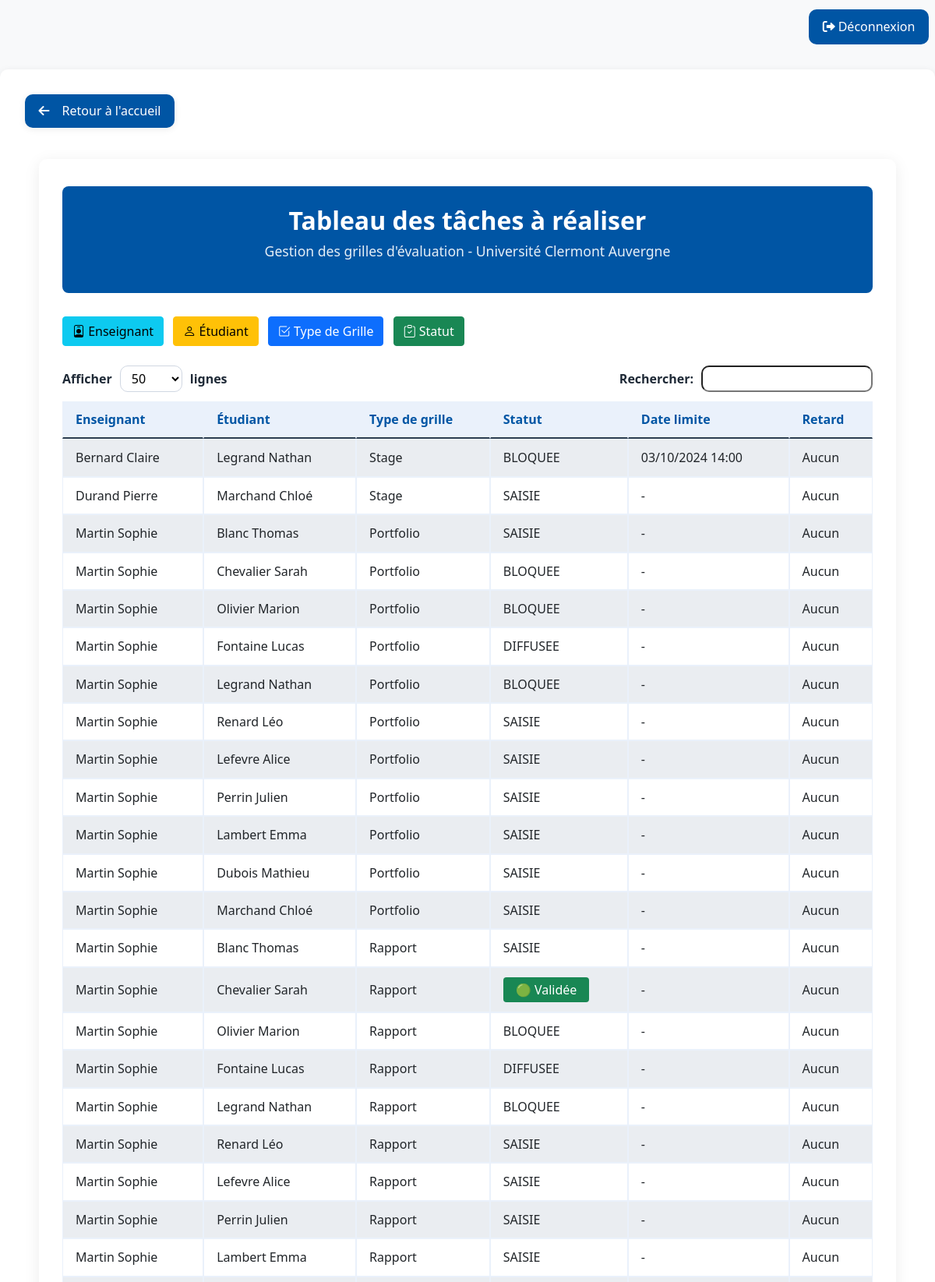
Page /soutenances/index.php?action=taches (signed in, upper part) on the committed database.
### tables this page shows
CREATE TABLE `evalportfolio` (
  `IdEvalPortfolio` smallint(6) NOT NULL,
  `note` float DEFAULT NULL CHECK (`note` >= 0),
  `commentaireJury` varchar(500) DEFAULT NULL,
  `anneeDebut` smallint(6) NOT NULL,
  `IdModeleEval` smallint(6) NOT NULL,
  `IdEtudiant` smallint(6) NOT NULL,
  `Statut` varchar(15) NOT NULL
);

CREATE TABLE `evalrapport` (
  `IdEvalRapport` smallint(6) NOT NULL,
  `note` float DEFAULT NULL CHECK (`note` >= 0),
  `commentaireJury` varchar(200) DEFAULT NULL,
  `Statut` varchar(15) NOT NULL,
  `anneeDebut` smallint(6) NOT NULL,
  `IdModeleEval` smallint(6) NOT NULL,
  `IdEtudiant` smallint(6) NOT NULL
);

CREATE TABLE `evalstage` (
  `IdEvalStage` smallint(6) NOT NULL,
  `note` float DEFAULT NULL,
  `commentaireJury` varchar(200) DEFAULT NULL,
  `presenceMaitreStageApp` tinyint(1) DEFAULT NULL,
  `confidentiel` tinyint(1) DEFAULT NULL,
  `date_h` datetime DEFAULT NULL,
  `IdEnseignantTuteur` smallint(6) NOT NULL,
  `Statut` varchar(15) NOT NULL,
  `IdSecondEnseignant` smallint(6) DEFAULT NULL,
  `anneeDebut` smallint(6) NOT NULL,
  `IdModeleEval` smallint(6) NOT NULL,
  `IdEtudiant` smallint(6) NOT NULL,
  `IdSalle` varchar(10) DEFAULT NULL
);

### soutenances/controllers/TachesController.php (called while the page is built)
<?php
function taches_index($pdo) {
    $taches = [];
    $sqlPortfolio = "SELECT ep.IdEvalPortfolio AS id, 'Portfolio' AS type_grille, CONCAT_WS(' ', s.nom, s.prenom) AS etudiant, CONCAT_WS(' ', e.nom, e.prenom) AS enseignant, ep.Statut AS statut, NULL AS date_limite, 'Aucun' AS retard, ep.anneeDebut AS annee
        FROM evalportfolio ep
        JOIN etudiantsbut2ou3 s ON ep.IdEtudiant = s.IdEtudiant
        LEFT JOIN enseignants e ON e.IdEnseignant = 1";
    foreach ($pdo->query($sqlPortfolio) as $row) { $taches[] = $row; }
    $sqlRapport = "SELECT er.IdEvalRapport AS id, 'Rapport' AS type_grille, CONCAT_WS(' ', s.nom, s.prenom) AS etudiant, CONCAT_WS(' ', e.nom, e.prenom) AS enseignant, er.Statut AS statut, NULL AS date_limite, 'Aucun' AS retard, er.anneeDebut AS annee
        FROM evalrapport er
        JOIN etudiantsbut2ou3 s ON er.IdEtudiant = s.IdEtudiant
        LEFT JOIN enseignants e ON e.IdEnseignant = 1";
    foreach ($pdo->query($sqlRapport) as $row) { $taches[] = $row; }
    $sqlAnglais = "SELECT ea.IdEvalAnglais AS id, 'Anglais' AS type_grille, CONCAT_WS(' ', s.nom, s.prenom) AS etudiant, CONCAT_WS(' ', e.nom, e.prenom) AS enseignant, ea.Statut AS statut, ea.dateS AS date_limite, 'Aucun' AS retard, ea.anneeDebut AS annee
        FROM evalanglais ea
        JOIN etudiantsbut2ou3 s ON ea.IdEtudiant = s.IdEtudiant
        LEFT JOIN enseignants e ON ea.IdEnseignant = e.IdEnseignant";
    foreach ($pdo->query($sqlAnglais) as $row) { $taches[] = $row; }
    $sqlSoutenance = "SELECT es.IdEvalSoutenance AS id, 'Soutenance' AS type_grille, CONCAT_WS(' ', s.nom, s.prenom) AS etudiant, CONCAT_WS(' ', e.nom, e.prenom) AS enseignant, es.Statut AS statut, NULL AS date_limite, 'Aucun' AS retard, es.anneeDebut AS annee
        FROM evalsoutenance es
        JOIN etudiantsbut2ou3 s ON es.IdEtudiant = s.IdEtudiant
        LEFT JOIN enseignants e ON e.IdEnseignant = 1";
    foreach ($pdo->query($sqlSoutenance) as $row) { $taches[] = $row; }
    $sqlStage = "SELECT es.IdEvalStage AS id, 'Stage' AS type_grille, CONCAT_WS(' ', s.nom, s.prenom) AS etudiant, CONCAT_WS(' ', e.nom, e.prenom) AS enseignant, es.Statut AS statut, es.date_h AS date_limite, 'Aucun' AS retard, es.anneeDebut AS annee
        FROM evalstage es
        JOIN etudiantsbut2ou3 s ON es.IdEtudiant = s.IdEtudiant
        LEFT JOIN enseignants e ON es.IdEnseignantTuteur = e.IdEnseignant";
    foreach ($pdo->query($sqlStage) as $row) { $taches[] = $row; }
    require_once __DIR__ . '/../views/taches/list.php';
}

### soutenances/views/taches/list.php (the view, shortened to what this page needs)
<!DOCTYPE html>
<html lang="fr">
<head>
    <link href="https://cdn.jsdelivr.net/npm/bootstrap@5.1.3/dist/css/bootstrap.min.css" rel="stylesheet">
    <link rel="stylesheet" href="assets/style/style.css">
    <link rel="stylesheet" href="https://cdnjs.cloudflare.com/ajax/libs/font-awesome/6.0.0/css/all.min.css">
    <link rel="stylesheet" href="https://cdn.jsdelivr.net/npm/bootstrap-icons@1.10.5/font/bootstrap-icons.css">
</head>
<body>
    <?php if (isset($_SESSION['user_info'])): ?>
    <div class="topbar">
        <a href="index.php?action=logout" class="btn btn-uca"><i class="fas fa-sign-out-alt me-1"></i>Déconnexion</a>
    </div>
    <?php endif; ?>
    <div class="container-main">
        <div class="page-actions">
            <a class="btn-back" href="index.php?action=accueil">Retour à l'accueil</a>
        </div>
        <div class="main-container">
        <div class="header">
            <h1>Tableau des tâches à réaliser</h1>
            <p>Gestion des grilles d'évaluation - Université Clermont Auvergne</p>
        </div>
        <div class="btn-group-taches">
            <button onclick="toggleColumn(0)" class="btn btn-info me-2"><i class="bi bi-person-badge"></i> Enseignant</button>
            <button onclick="toggleColumn(1)" class="btn btn-warning me-2"><i class="bi bi-person"></i> Étudiant</button>
            <button onclick="toggleColumn(2)" class="btn btn-primary me-2"><i class="bi bi-check2-square"></i> Type de Grille</button>
            <button onclick="toggleColumn(3)" class="btn btn-success"><i class="bi bi-clipboard-check"></i> Statut</button>
        </div>
        <div class="table-responsive">
            <table id="grillesTable" class="table table-striped table-bordered align-middle">
                <thead>
                    <tr>
                        <th>Enseignant</th>
                        <th>Étudiant</th>
                        <th>Type de grille</th>
                        <th>Statut</th>
                        <th>Date limite</th>
                        <th>Retard</th>
                    </tr>
                </thead>
                <tbody>
                    <?php foreach ($taches as $tache): ?>
                    <tr>
                        <td><?= htmlspecialchars($tache['enseignant']) ?></td>
                        <td><?= htmlspecialchars($tache['etudiant']) ?></td>
                        <td><?= htmlspecialchars($tache['type_grille']) ?></td>
                        <td>
                            <?php
                            $statut = strtolower($tache['statut']);
                            if ($statut === 'validée' || $statut === 'validee') {
                                echo '<span class="badge bg-success">🟢 Validée</span>';
                            } elseif ($statut === 'en retard') {
                                echo '<span class="badge bg-danger">🔴 En retard</span>';
                            } elseif ($statut === 'saisie en cours') {
                                echo '<span class="badge bg-warning text-dark">🟡 Saisie en cours</span>';
                            } else {
                                echo htmlspecialchars($tache['statut']);
                            }
                            ?>
                        </td>
                        <td>
                            <?php
                            if (!empty($tache['date_limite'])) {
                                $date = date_create($tache['date_limite']);
                                echo $date ? date_format($date, 'd/m/Y H:i') : htmlspecialchars($tache['date_limite']);
                            } else {
                                echo '-';
                            }
                            ?>
                        </td>
                        <td><?= htmlspecialchars($tache['retard']) ?></td>
                    </tr>
                    <?php endforeach; ?>
                </tbody>
            </table>
        </div>
    </div>
</div>
</body>
</html>

### soutenances/assets/style/style.css (style rules this page uses)
:root { --uca-blue:#0055a4; --uca-light-blue:#e6f0fa; --uca-dark-blue:#003366; --uca-bg:#f8f9fa; --uca-text:#1f2a37; --card-shadow:0 2px 10px rgba(0,0,0,.08); --uca-field-width: 720px; }
html,body { height:100%; }
body { background:var(--uca-bg); color:var(--uca-text); font-family:'Segoe UI', Tahoma, Geneva, Verdana, sans-serif; line-height:1.4; }
.container-main { background:#fff; border-radius:10px; box-shadow:var(--card-shadow); padding:2rem; margin:2rem auto; max-width:1200px; }
.btn-uca { background:var(--uca-blue); border:none; color:#fff; padding:.65rem 1.1rem; border-radius:10px; font-weight:400; transition:all .2s ease; text-decoration:none; }
.table thead th { border-top:none; font-weight:600; color:var(--uca-blue); background-color: var(--uca-light-blue); border-bottom: 2px solid #2c3e50; }
.table-striped tbody tr:nth-of-type(odd) { background-color:#f7fafe; }
.badge { font-weight:500; }
h1, h2, h3 { color: var(--uca-blue); font-weight: 600; }
a { color: var(--uca-blue); text-decoration: none; }
.topbar { max-width:1200px; margin:12px auto 0; padding:0 8px; display:flex; align-items:center; justify-content:space-between; }
.page-actions { display:flex; align-items:center; justify-content:flex-start; gap:.75rem; margin:0 0 1rem; }
.btn-back { display:inline-flex; align-items:center; gap:.5rem; background:var(--uca-blue); color:#fff; border:none; border-radius:10px; padding:.65rem 1.1rem; font-weight:700; text-decoration:none; box-shadow: var(--card-shadow); }
.btn-back { font-weight:400; }
.btn-back::before { font-family: "Font Awesome 6 Free"; font-weight: 900; content: "\f060"; margin-right: .5rem; }
.table { width:100%; border-collapse: separate; border-spacing:0; }
.table td, .table th { padding:.75rem 1rem; vertical-align: middle; }
.table-bordered th, .table-bordered td { border:1px solid #eaf1fb; }
button, input[type="submit"], .btn-primary-uca { background:var(--uca-blue); color:#fff; border:none; border-radius:8px; padding:.6rem 1rem; font-weight:400; cursor:pointer; transition:background .2s ease, transform .05s ease; }
.me-1 { margin-right:.25rem; }

### soutenances/views/taches/list.php (style rules this page uses)
body { background-color: #f8f9fa; font-family: 'Segoe UI', Tahoma, Geneva, Verdana, sans-serif; }
.main-container { max-width: 1100px; margin: 40px auto; background: white; border-radius: 10px; box-shadow: 0 4px 20px rgba(0,0,0,0.08); padding: 35px 30px; }
.header { background-color: #0055a4; color: white; padding: 25px 30px; border-radius: 8px; margin-bottom: 30px; text-align: center; }
.header h1 { font-size: 2rem; font-weight: 600; margin-bottom: 8px; color: #fff !important; }
.header p { font-size: 1.1rem; opacity: 0.9; color: #fff !important; }
.btn-group-taches { margin-bottom: 25px; }
.table thead th { background-color: #eaf1fb; color: #0055a4; font-weight: 600; }
.badge { font-size: 1em; padding: 0.5em 1em; }

### rows in the picture
evalportfolio: enseignant "Martin Sophie", etudiant "Blanc Thomas", type_grille "Portfolio", Statut "SAISIE", retard "Aucun"
evalportfolio: enseignant "Martin Sophie", etudiant "Chevalier Sarah", type_grille "Portfolio", Statut "BLOQUEE", retard "Aucun"
evalportfolio: enseignant "Martin Sophie", etudiant "Olivier Marion", type_grille "Portfolio", Statut "BLOQUEE", retard "Aucun"
evalportfolio: enseignant "Martin Sophie", etudiant "Fontaine Lucas", type_grille "Portfolio", Statut "DIFFUSEE", retard "Aucun"
evalportfolio: enseignant "Martin Sophie", etudiant "Legrand Nathan", type_grille "Portfolio", Statut "BLOQUEE", retard "Aucun"
evalportfolio: enseignant "Martin Sophie", etudiant "Renard Léo", type_grille "Portfolio", Statut "SAISIE", retard "Aucun"
evalportfolio: enseignant "Martin Sophie", etudiant "Lefevre Alice", type_grille "Portfolio", Statut "SAISIE", retard "Aucun"
evalportfolio: enseignant "Martin Sophie", etudiant "Perrin Julien", type_grille "Portfolio", Statut "SAISIE", retard "Aucun"
evalportfolio: enseignant "Martin Sophie", etudiant "Lambert Emma", type_grille "Portfolio", Statut "SAISIE", retard "Aucun"
evalportfolio: enseignant "Martin Sophie", etudiant "Dubois Mathieu", type_grille "Portfolio", Statut "SAISIE", retard "Aucun"
evalportfolio: enseignant "Martin Sophie", etudiant "Marchand Chloé", type_grille "Portfolio", Statut "SAISIE", retard "Aucun"
evalrapport: enseignant "Martin Sophie", etudiant "Blanc Thomas", type_grille "Rapport", Statut "SAISIE", retard "Aucun"
evalrapport: enseignant "Martin Sophie", etudiant "Chevalier Sarah", type_grille "Rapport", shows "🟢 Validée", retard "Aucun"
evalrapport: enseignant "Martin Sophie", etudiant "Olivier Marion", type_grille "Rapport", Statut "BLOQUEE", retard "Aucun"
evalrapport: enseignant "Martin Sophie", etudiant "Fontaine Lucas", type_grille "Rapport", Statut "DIFFUSEE", retard "Aucun"
evalrapport: enseignant "Martin Sophie", etudiant "Legrand Nathan", type_grille "Rapport", Statut "BLOQUEE", retard "Aucun"
evalrapport: enseignant "Martin Sophie", etudiant "Renard Léo", type_grille "Rapport", Statut "SAISIE", retard "Aucun"
evalrapport: enseignant "Martin Sophie", etudiant "Lefevre Alice", type_grille "Rapport", Statut "SAISIE", retard "Aucun"
evalrapport: enseignant "Martin Sophie", etudiant "Perrin Julien", type_grille "Rapport", Statut "SAISIE", retard "Aucun"
evalrapport: enseignant "Martin Sophie", etudiant "Lambert Emma", type_grille "Rapport", Statut "SAISIE", retard "Aucun"
evalstage: enseignant "Bernard Claire", etudiant "Legrand Nathan", type_grille "Stage", Statut "BLOQUEE", date_h "03/10/2024 14:00", retard "Aucun"
evalstage: enseignant "Durand Pierre", etudiant "Marchand Chloé", type_grille "Stage", Statut "SAISIE", retard "Aucun"
